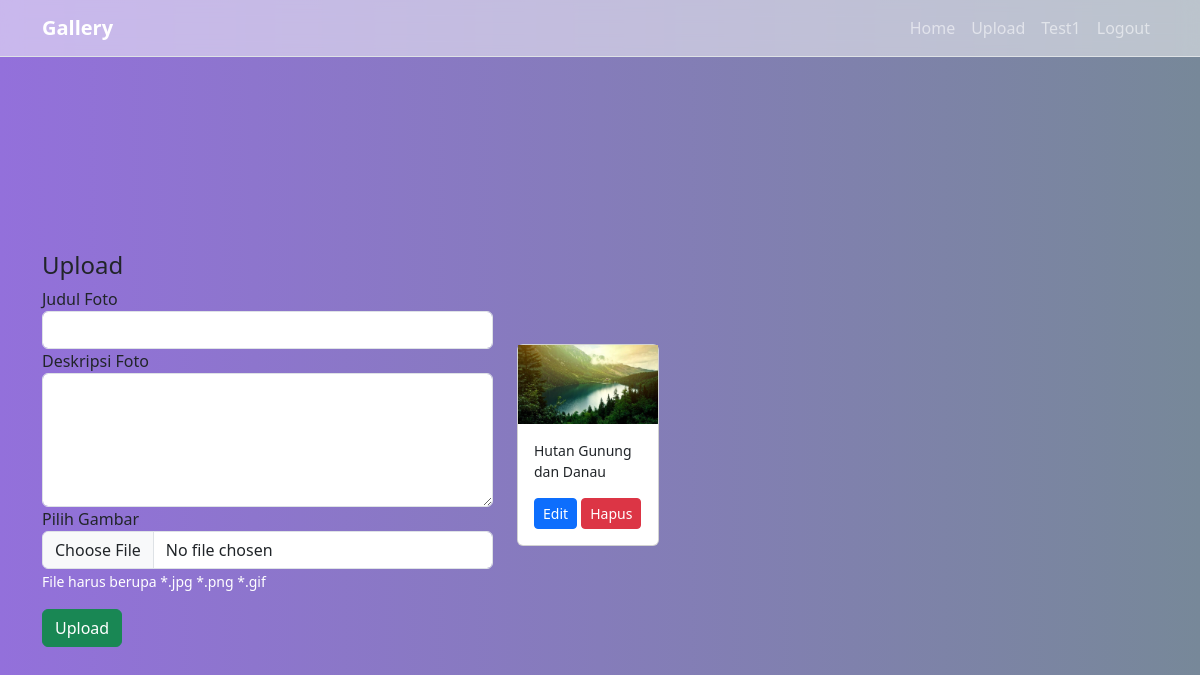
The app's page /ujikom/?url=upload (signed in) with its own data.
### tables this page shows
CREATE TABLE `foto` (
  `foto_id` int(11) NOT NULL,
  `judul_foto` varchar(255) NOT NULL,
  `deskripsi_foto` text NOT NULL,
  `tanggal_unggah` date NOT NULL,
  `lokasi_file` varchar(255) NOT NULL,
  `user_id` int(11) NOT NULL
);

### ujikom/page/upload.php (the view, shortened to what this page needs)
<div class="container">
    <div class="row justify-content-center align-items-center vh-100">
        <div class="col-5">
            <h4>Upload</h4>
            <?php if(!isset($_GET['edit']) && !isset($_GET['hapus'])): ?>
            <form action="?url=upload" method="post" enctype="multipart/form-data">
                <div class="form-group">
                    <label>Judul Foto</label>
                    <input type="text" class="form-control" name="judul_foto" require>
                </div>
                <div class="form-group">
                    <label>Deskripsi Foto</label>
                    <textarea name="deskripsi_foto" class="form-control" cols="30" rows="5" require></textarea>
                </div>
                <div class="form-group">
                    <label>Pilih Gambar</label>
                    <input type="file" name="lokasi_file" class="form-control" require accept=".jpg .png .gif">
                    <small class="text-white">File harus berupa *.jpg *.png *.gif</small>
                </div>
                <input type="submit" value="Upload" class="btn btn-success my-3" name="submit">
            </form>
            <?php endif; ?>
        </div>
        <div class="col-7">
            <div class="row">
                <?php
                    $fotos=mysqli_query($conn, "SELECT * FROM foto WHERE user_id='".@$_SESSION['user_id']."'");
                    foreach ($fotos as $foto):
                ?>
                    <div class="col-6 col-md-4 col-lg-3 mb-4">
                        <div class="card">
                            <img src="uploads/<?= $foto['lokasi_file'] ?>" class="object-fit-cover" style="aspect-ratio: 16/9;">
                            <div class="card-body">
                                <p class="small"><?= $foto['judul_foto'] ?></p>
                                <a href="?url=upload&&edit&&fotoid=<?= $foto['foto_id'] ?>" class="btn btn-sm btn-primary">Edit</a>
                                <a href="?url=upload&&hapus&&fotoid=<?= $foto['foto_id'] ?>" class="btn btn-sm btn-danger">Hapus</a>
                            </div>
                        </div>
                    </div>
                <?php endforeach; ?>
            </div>
        </div>
    </div>
</div>

### ujikom/index.php (style rules this page uses)
body { background-image: linear-gradient(to right, #9370DB, #778899 ); }

### records on screen
foto: lokasi_file (picture), judul_foto "Hutan Gunung dan Danau"

### other values on screen
$_SESSION['username'] "Test1"
